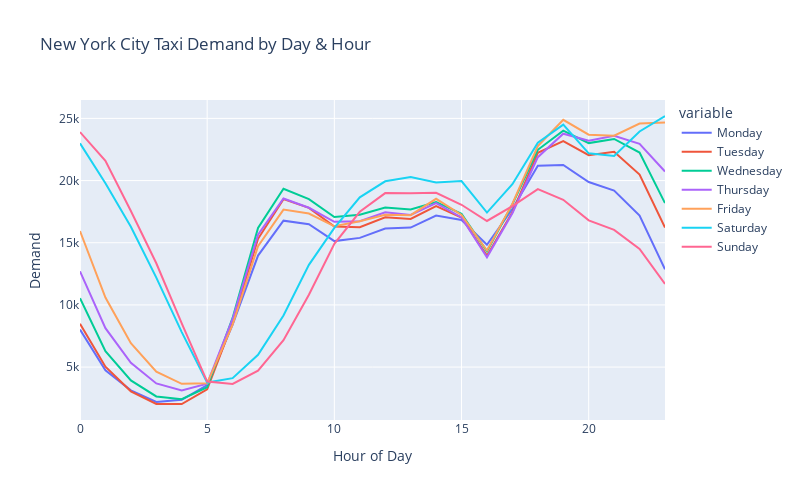

Notebook source saved alongside this figure:
### Code cell
fig = px.line(by_weekday, x=by_weekday.index, y=by_weekday.columns[1:8],
              labels={'value': 'Demand', 'index': 'Hour of Day'},
              title='New York City Taxi Demand by Day & Hour',
              width=800, height=500)

fig.update_layout(hovermode='x', showlegend=True)
fig.update_xaxes(title_text='Hour of Day', showgrid=True)
fig.update_yaxes(title_text='Demand', showgrid=True)

fig.show()

### Figure 1 — Plotly figure (JSON) as saved in the notebook; plotly's stock layout.template omitted (floating-point values rounded to 4 significant figures)
{"data": [{"hovertemplate": "variable=Monday<br>Hour of Day=%{x}<br>Demand=%{y}<extra></extra>", "legendgroup": "Monday", "line": {"color": "#636efa", "dash": "solid"}, "marker": {"symbol": "circle"}, "mode": "lines", "name": "Monday", "orientation": "v", "showlegend": true, "type": "scatter", "x": [0, 1, 2, 3, 4, 5, 6, 7, 8, 9, 10, 11, 12, 13, 14, 15, 16, 17, 18, 19, 20, 21, 22, 23], "xaxis": "x", "y": [8020.0, 4750.0, 3126.0, 2195.0, 2373.0, 3551.0, 8415.0, 13970.0, 16770.0, 16480.0, 15130.0, 15390.0, 16150.0, 16220.0, 17180.0, 16830.0, 14830.0, 17710.0, 21190.0, 21260.0, 19880.0, 19200.0, 17190.0, 12863], "yaxis": "y"}, {"hovertemplate": "variable=Tuesday<br>Hour of Day=%{x}<br>Demand=%{y}<extra></extra>", "legendgroup": "Tuesday", "line": {"color": "#EF553B", "dash": "solid"}, "marker": {"symbol": "circle"}, "mode": "lines", "name": "Tuesday", "orientation": "v", "showlegend": true, "type": "scatter", "x": [0, 1, 2, 3, 4, 5, 6, 7, 8, 9, 10, 11, 12, 13, 14, 15, 16, 17, 18, 19, 20, 21, 22, 23], "xaxis": "x", "y": [8484.0, 5028.0, 3052.0, 2040.0, 2031.0, 3207.0, 8576.0, 15310.0, 18500.0, 17810.0, 16310.0, 16250.0, 17050.0, 16920.0, 17940.0, 17030.0, 13960.0, 17460.0, 22230.0, 23170.0, 22040.0, 22310.0, 20480.0, 16220.0], "yaxis": "y"}, {"hovertemplate": "variable=Wednesday<br>Hour of Day=%{x}<br>Demand=%{y}<extra></extra>", "legendgroup": "Wednesday", "line": {"color": "#00cc96", "dash": "solid"}, "marker": {"symbol": "circle"}, "mode": "lines", "name": "Wednesday", "orientation": "v", "showlegend": true, "type": "scatter", "x": [0, 1, 2, 3, 4, 5, 6, 7, 8, 9, 10, 11, 12, 13, 14, 15, 16, 17, 18, 19, 20, 21, 22, 23], "xaxis": "x", "y": [10540.0, 6273.0, 3932.0, 2640.0, 2422.0, 3382.0, 8954.0, 16190.0, 19340.0, 18510.0, 17072, 17250.0, 17830.0, 17680.0, 18280.0, 17330.0, 14310.0, 18090.0, 22470.0, 24010.0, 23010.0, 23350.0, 22260.0, 18190.0], "yaxis": "y"}, {"hovertemplate": "variable=Thursday<br>Hour of Day=%{x}<br>Demand=%{y}<extra></extra>", "legendgroup": "Thursday", "line": {"color": "#ab63fa", "dash": "solid"}, "marker": {"symbol": "circle"}, "mode": "lines", "name": "Thursday", "orientation": "v", "showlegend": true, "type": "scatter", "x": [0, 1, 2, 3, 4, 5, 6, 7, 8, 9, 10, 11, 12, 13, 14, 15, 16, 17, 18, 19, 20, 21, 22, 23], "xaxis": "x", "y": [12700.0, 8133.0, 5350.0, 3683.0, 3122.0, 3665.0, 8868.0, 15650.0, 18560.0, 17810.0, 16690.0, 16740.0, 17450.0, 17240.0, 18190.0, 17040.0, 13840.0, 17370.0, 21880.0, 23770.0, 23210.0, 23600.0, 22960.0, 20730.0], "yaxis": "y"}, {"hovertemplate": "variable=Friday<br>Hour of Day=%{x}<br>Demand=%{y}<extra></extra>", "legendgroup": "Friday", "line": {"color": "#FFA15A", "dash": "solid"}, "marker": {"symbol": "circle"}, "mode": "lines", "name": "Friday", "orientation": "v", "showlegend": true, "type": "scatter", "x": [0, 1, 2, 3, 4, 5, 6, 7, 8, 9, 10, 11, 12, 13, 14, 15, 16, 17, 18, 19, 20, 21, 22, 23], "xaxis": "x", "y": [15940.0, 10590.0, 6923, 4637.0, 3657.0, 3691.0, 8419.0, 14710.0, 17660.0, 17350.0, 16320.0, 16730.0, 17260.0, 17210.0, 18530.0, 17230.0, 14380.0, 18140.0, 22773, 24890.0, 23690.0, 23610.0, 24589, 24670.0], "yaxis": "y"}, {"hovertemplate": "variable=Saturday<br>Hour of Day=%{x}<br>Demand=%{y}<extra></extra>", "legendgroup": "Saturday", "line": {"color": "#19d3f3", "dash": "solid"}, "marker": {"symbol": "circle"}, "mode": "lines", "name": "Saturday", "orientation": "v", "showlegend": true, "type": "scatter", "x": [0, 1, 2, 3, 4, 5, 6, 7, 8, 9, 10, 11, 12, 13, 14, 15, 16, 17, 18, 19, 20, 21, 22, 23], "xaxis": "x", "y": [22990.0, 19790.0, 16280.0, 12200.0, 7813.0, 3758.0, 4108.0, 5985.0, 9144.0, 13220.0, 16190.0, 18650.0, 19940.0, 20280.0, 19850.0, 19960.0, 17430.0, 19700.0, 23050.0, 24500.0, 22190.0, 21980.0, 23950.0, 25190.0], "yaxis": "y"}, {"hovertemplate": "variable=Sunday<br>Hour of Day=%{x}<br>Demand=%{y}<extra></extra>", "legendgroup": "Sunday", "line": {"color": "#FF6692", "dash": "solid"}, "marker": {"symbol": "circle"}, "mode": "lines", "name": "Sunday", "orientation": "v", "showlegend": true, "type": "scatter", "x": [0, 1, 2, 3, 4, 5, 6, 7, 8, 9, 10, 11, 12, 13, 14, 15, 16, 17, 18, 19, 20, 21, 22, 23], "xaxis": "x", "y": [23900.0, 21590.0, 17560.0, 13350.0, 8506.0, 3837.0, 3644.0, 4711.0, 7160.0, 10820.0, 14910.0, 17490.0, 18990.0, 18980.0, 19020.0, 18050.0, 16750.0, 17940.0, 19310.0, 18450.0, 16800.0, 16040.0, 14500.0, 11690.0], "yaxis": "y"}], "layout": {"height": 500, "hovermode": "x", "legend": {"title": {"text": "variable"}, "tracegroupgap": 0}, "showlegend": true, "title": {"text": "New York City Taxi Demand by Day & Hour"}, "width": 800, "xaxis": {"anchor": "y", "domain": [0, 1], "showgrid": true, "title": {"text": "Hour of Day"}}, "yaxis": {"anchor": "x", "domain": [0, 1], "showgrid": true, "title": {"text": "Demand"}}}}
